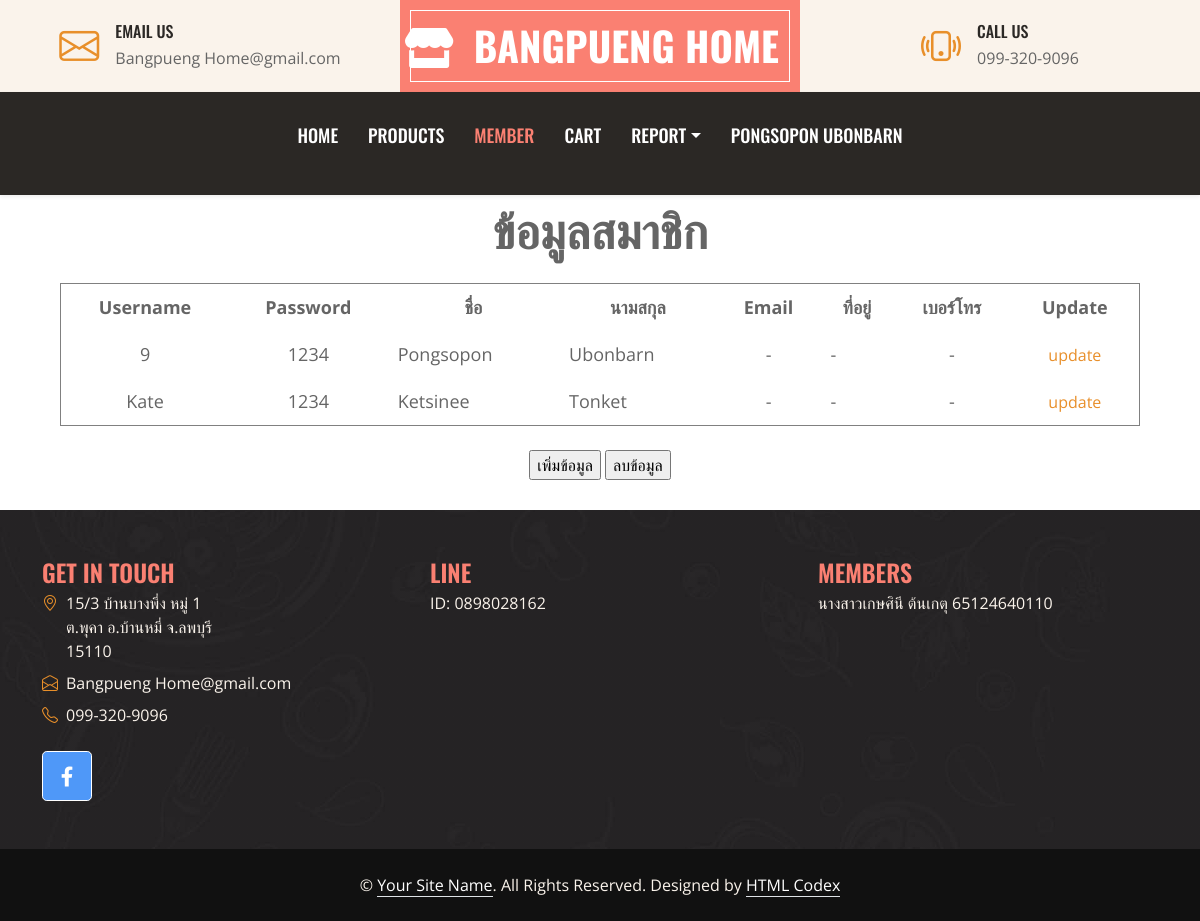
/list_records.php (signed in), run on the app's committed database.
### tables this page shows
CREATE TABLE `user_dt` (
  `username` varchar(20) NOT NULL,
  `password` varchar(20) NOT NULL,
  `name` text NOT NULL,
  `lastname` text NOT NULL,
  `email` text NOT NULL,
  `ad` text NOT NULL,
  `tel` text NOT NULL,
  `level` text NOT NULL
);

### list_records.php (the view, shortened to what this page needs)
<?php
if (!$_SESSION["userID"]){
	  Header("Location: login.php");
}else { ?>
<!DOCTYPE html>
<html lang="en">
<head>
    <link href="https://cdnjs.cloudflare.com/ajax/libs/font-awesome/5.10.0/css/all.min.css" rel="stylesheet">
    <link href="https://cdn.jsdelivr.net/npm/bootstrap-icons@1.4.1/font/bootstrap-icons.css" rel="stylesheet">
    <link href="lib/owlcarousel/assets/owl.carousel.min.css" rel="stylesheet">
    <link href="css/bootstrap.min.css" rel="stylesheet">
    <link href="css/style.css" rel="stylesheet">
</head>
<body>
    <div class="container-fluid px-0 d-none d-lg-block">
        <div class="row gx-0">
            <div class="col-lg-4 text-center bg-secondary py-3">
                <div class="d-inline-flex align-items-center justify-content-center">
                    <i class="bi bi-envelope fs-1 text-primary me-3"></i>
                    <div class="text-start">
                        <h6 class="text-uppercase mb-1">Email Us</h6>
                        <span>Bangpueng Home@gmail.com</span>
                    </div>
                </div>
            </div>
<div class="col-lg-4 text-center bg-custom-color border-inner py-3">
    <div class="d-inline-flex align-items-center justify-content-center">
        <a href="index.html" class="navbar-brand">
            <h1 class="m-0 text-uppercase text-white"><i class="fas fa-store"></i>&nbsp;&nbsp;Bangpueng Home</h1>
        </a>
    </div>
</div>
            <div class="col-lg-4 text-center bg-secondary py-3">
                <div class="d-inline-flex align-items-center justify-content-center">
                    <i class="bi bi-phone-vibrate fs-1 text-primary me-3"></i>
                    <div class="text-start">
                        <h6 class="text-uppercase mb-1">Call Us</h6>
                        <span>099-320-9096</span>
                    </div>
                </div>
            </div>
        </div>
    </div>
    <nav class="navbar navbar-expand-lg bg-dark navbar-dark shadow-sm py-3 py-lg-0 px-3 px-lg-0">
        <div class="collapse navbar-collapse" id="navbarCollapse">
            <div class="navbar-nav ms-auto mx-lg-auto py-0">
            <a href="indexa.php" class="nav-item nav-link">Home</a>
                <a href="listp_records.php" class="nav-item nav-link">Products</a>
                <a href="list_records.php" class="nav-item nav-link active">Member</a>
                <a href="ca.php" class="nav-item nav-link">Cart</a>
                <div class="nav-item dropdown">
                    <a href="#" class="nav-link dropdown-toggle" data-bs-toggle="dropdown">Report</a>
                    </div>
                <p class="nav-item nav-link"> <?php echo ($_SESSION['user']);?></p>
            </div>
        </div>
    </nav>
<?php
$sql="SELECT * FROM user_dt";
$result=mysql_query($sql);
?>
<center>
<p><font size ="14px"><strong>ข้อมูลสมาชิก</strong></font></p>
<table width="90%" border="1" cellspacing="0" cellpadding="10">
<tr>
<td align="center"><font size = "4"><strong>Username</strong></td>
<td align="center"><font size = "4"><strong>Password</strong></td>
<td align="center"><font size = "4"><strong>ชื่อ</strong></td>
<td align="center"><font size = "4"><strong>นามสกุล</strong></td>
<td align="center"><font size = "4"><strong>Email</strong></td>
<td align="center"><font size = "4"><strong>ที่อยู่</strong></td>
<td align="center"><font size = "4"><strong>เบอร์โทร</strong></td>
<td align="center"><font size = "4"><strong>Update</strong></td>
</tr>
<?php
while($rows = mysql_fetch_array($result)){
?>
<tr>
<td align="center"><font style='font-size:18px'><? echo $rows['username']; ?></td>
<td align="center"><font style='font-size:18px'><? echo $rows['password']; ?></td>
<td><font style='font-size:18px'><? echo $rows['name']; ?></td>
<td><font style='font-size:18px'><? echo $rows['lastname']; ?></td>
<td align="center"><font style='font-size:18px'><? echo $rows['email']; ?></td>
<td><font style='font-size:18px'><? echo $rows['ad']; ?></td>
<td align="center"><font style='font-size:18px'><? echo $rows['tel']; ?></td>
<td align="center"><a href="update.php?username=<? echo $rows['username']; ?>">update</a></td>
</tr>
<?php
}
?>
</table>
<br>
<a href="insert.php"><input type="button" name="add" value="เพิ่มข้อมูล"></a>
<a href="delete.php"><input type="button" name="del" value="ลบข้อมูล"></a>
</center>
<div class="container-fluid bg-img text-secondary" style="margin-top: 30px">
        <div class="container">
            <div class="row gx-5">
                <div class="col-lg-12 col-md-6">
                    <div class="row gx-5">
                        <div class="col-lg-4 col-md-10 pt-5 mb-5">
                             <h4 style="color: salmon; text-transform: uppercase; margin-bottom: 4px;">Get In Touch</h4>
                            <div class="d-flex mb-2">
                                <i class="bi bi-geo-alt text-primary me-2"></i>
                                <p class="mb-0">15/3 บ้านบางพึ่ง หมู่ 1 <br> ต.พุคา อ.บ้านหมี่ จ.ลพบุรี <br> 15110</p>
                            </div>
                            <div class="d-flex mb-2">
                                <i class="bi bi-envelope-open text-primary me-2"></i>
                                <p class="mb-0">Bangpueng Home@gmail.com</p>
                            </div>
                            <div class="d-flex mb-2">
                                <i class="bi bi-telephone text-primary me-2"></i>
                                <p class="mb-0">099-320-9096</p>
                            </div>
                            <div class="d-flex mt-4">
                                <a class="btn btn-lg btn-custom-color btn-lg-square " href="https://web.facebook.com/OTOPBANGPHUNG" style="color: white;" ><i class="fab fa-facebook-f fw-normal"></i></a>
                            </div>
                        </div>
                        <div class="col-lg-4 col-md-12 pt-0 pt-lg-5 mb-5">
                            <h4 style="color: salmon; text-transform: uppercase; margin-bottom: 4px;">Line</h4>
                            <p>ID: 0898028162</p>
                        </div>
                        <div class="col-lg-4 col-md-12 pt-0 pt-lg-5 mb-5">
                            <h4 style="color: salmon; text-transform: uppercase; margin-bottom: 4px;">Members</h4>
                            <p>นางสาวเกษศินี ต้นเกตุ 65124640110</p>
                        </div>
                    </div>
                </div>
            </div>
        </div>
    </div>
    <div class="container-fluid text-secondary py-4" style="background: #111111;">
        <div class="container text-center">
            <p class="mb-0">&copy; <a class="text-white border-bottom" href="#">Your Site Name</a>. All Rights Reserved. Designed by <a class="text-white border-bottom" href="https://htmlcodex.com">HTML Codex</a></p>
        </div>
    </div>
</body>
</html>
<?php }?>

### css/style.css (style rules this page uses)
:root { --primary: salmon; --secondary: #FAF3EB; --light: #FFFFFF; --dark: #2B2825; }
h1, h2, .font-weight-bold { font-weight: 700 !important; }
h3, h4, .font-weight-semi-bold { font-weight: 600 !important; }
h5, h6, .font-weight-medium { font-weight: 500 !important; }
.btn { font-family: 'Oswald', sans-serif; font-weight: 600; transition: .5s; }
.border-inner { position: relative; }
.border-inner * { position: relative; z-index: 1; }
.border-inner::before { position: absolute; content: ""; top: 10px; right: 10px; bottom: 10px; left: 10px; background: none; border: 1px solid var(--light); z-index: 0; }
.btn-lg-square { width: 50px; height: 50px; }
.btn-square, .btn-sm-square, .btn-lg-square { padding-left: 0; padding-right: 0; text-align: center; }
.navbar-dark .navbar-nav .nav-link { font-family: 'Oswald', sans-serif; padding: 30px 15px; font-size: 18px; font-weight: 500; text-transform: uppercase; color: var(--light); outline: none; transition: .5s; }
.navbar-dark .navbar-nav .nav-link:hover, .navbar-dark .navbar-nav .nav-link.active { color: var(--primary); }
.bg-custom-color { background-color:salmon; border-color:white; }
.btn-custom-color { background-color:rgb(79, 152, 248); border-color:white; }
.bg-img { background: linear-gradient(rgba(43, 40, 37, .5), rgba(43, 40, 37, .5)), url(../img/bg.jpg) center center no-repeat; background-size: cover; }

### data on the page
user_dt: username "9", password "1234", name "Pongsopon", lastname "Ubonbarn", email "-", ad "-", tel "-"
user_dt: username "Kate", password "1234", name "Ketsinee", lastname "Tonket", email "-", ad "-", tel "-"

### other printed values
$_SESSION['user'] "PONGSOPON UBONBARN"
